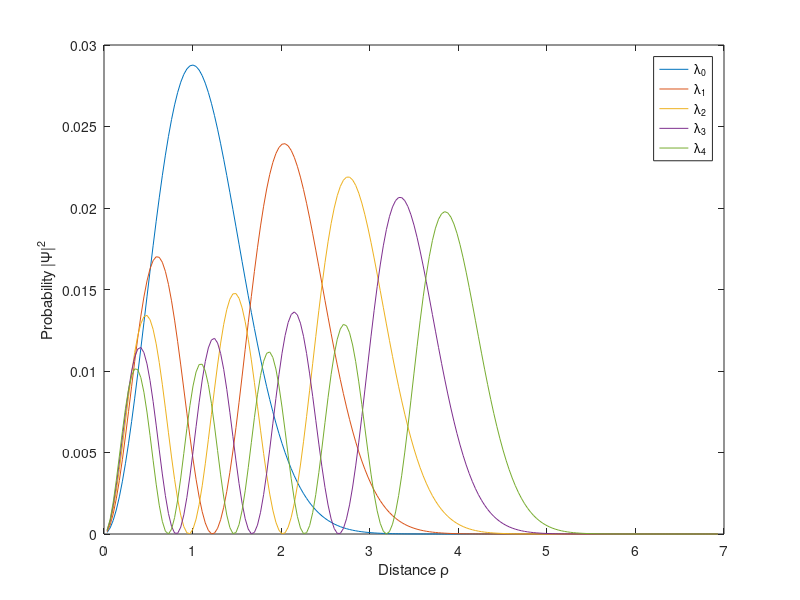

Recreate this plot in MATLAB.
%% Plotting the lowest eigenvaluestates for the single electron case
% rho_max = 7
R1_8 = [0.00968732, 0.0193398, 0.0289226, 0.0384017, 0.0477434, 0.0569147, 0.065884, 0.0746207, 0.0830954, 0.0912806, 0.09915, 0.10668, 0.113847, 0.120632, 0.127017, 0.132985, 0.138524, 0.143621, 0.148268, 0.152458, 0.156187, 0.159453, 0.162255, 0.164597, 0.166483, 0.167919, 0.168913, 0.169477, 0.169622, 0.169362, 0.168712, 0.167687, 0.166306, 0.164588, 0.162551, 0.160215, 0.157602, 0.154732, 0.151627, 0.148308, 0.144798, 0.141116, 0.137286, 0.133327, 0.12926, 0.125105, 0.120881, 0.116606, 0.112299, 0.107976, 0.103654, 0.0993469, 0.0950695, 0.0908346, 0.0866546, 0.0825404, 0.0785022, 0.074549, 0.0706889, 0.066929, 0.0632755, 0.0597336, 0.0563077, 0.0530012, 0.0498168, 0.0467566, 0.0438216, 0.0410124, 0.038329, 0.0357707, 0.0333363, 0.0310241, 0.0288321, 0.0267579, 0.0247985, 0.022951, 0.0212119, 0.0195779, 0.018045, 0.0166096, 0.0152676, 0.0140151, 0.012848, 0.0117623, 0.0107539, 0.00981877, 0.00895301, 0.00815272, 0.00741411, 0.00673348, 0.00610726, 0.00553195, 0.00500425, 0.00452094, 0.00407894, 0.00367534, 0.00330735, 0.00297232, 0.00266775, 0.00239127, 0.00214067, 0.00191384, 0.00170884, 0.00152381, 0.00135707, 0.00120702, 0.00107218, 0.000951173, 0.000842747, 0.00074572, 0.000659017, 0.000581655, 0.000512711, 0.00045137, 0.000396859, 0.000348486, 0.000305619, 0.000267684, 0.000234164, 0.000204578, 0.000178505, 0.000155557, 0.000135387, 0.000117687, 0.000102168, 8.85896e-05, 7.67104e-05, 6.63491e-05, 5.73086e-05, 4.94402e-05, 4.25986e-05, 3.66569e-05, 3.15016e-05, 2.70442e-05, 2.31832e-05, 1.9846e-05, 1.69759e-05, 1.44971e-05, 1.23659e-05, 1.05408e-05, 8.96121e-06, 7.61863e-06, 6.46828e-06, 5.48348e-06, 4.64006e-06, 3.92572e-06, 3.31307e-06, 2.79657e-06, 2.35795e-06, 1.98355e-06, 1.6668e-06, 1.40015e-06, 1.17404e-06, 9.83359e-07, 8.21701e-07, 6.87956e-07, 5.71412e-07, 4.76693e-07, 3.97207e-07, 3.30402e-07, 2.71135e-07, 2.26176e-07, 1.86591e-07, 1.52325e-07, 1.28041e-07, 1.03854e-07, 8.39767e-08, 7.26324e-08, 5.92585e-08, 4.65473e-08, 4.07059e-08, 3.0889e-08, 2.75402e-08, 2.37744e-08, 1.84286e-08, 1.16528e-08, 1.34374e-08, 1.203e-08, 1.08409e-08, 4.23129e-09, 7.01523e-09, 4.65562e-09, 5.32936e-09, 4.51525e-09, 1.31611e-09, 3.19991e-09, 2.69634e-09, 4.62646e-09, -1.83173e-09, 1.46836e-09, 4.12335e-09, 1.72825e-09, 3.589e-10, 2.07612e-09, -6.04041e-10, 3.28826e-09, -3.54209e-10, -6.84834e-10, -1.91369e-10, 1.12667e-09, ];
R2_8= [-0.0118587, -0.0236178, -0.0351785, -0.046444, -0.0573203, -0.067717, -0.0775481, -0.086733, -0.095197, -0.102872, -0.109698, -0.11562, -0.120595, -0.124586, -0.127565, -0.129514, -0.130422, -0.130288, -0.129121, -0.126935, -0.123756, -0.119615, -0.114553, -0.108616, -0.101856, -0.0943313, -0.0861063, -0.0772482, -0.0678283, -0.0579206, -0.0476013, -0.036948, -0.0260387, -0.0149515, -0.00376353, 0.00744939, 0.0186136, 0.0296582, 0.0405153, 0.0511207, 0.0614145, 0.0713411, 0.0808496, 0.0898943, 0.0984344, 0.106435, 0.113866, 0.120702, 0.126925, 0.132521, 0.137481, 0.141802, 0.145484, 0.148532, 0.150957, 0.152771, 0.153993, 0.154642, 0.154742, 0.154318, 0.153398, 0.152012, 0.150192, 0.147969, 0.145376, 0.142448, 0.139217, 0.135717, 0.131982, 0.128044, 0.123935, 0.119685, 0.115324, 0.11088, 0.10638, 0.101849, 0.0973097, 0.0927851, 0.0882949, 0.0838572, 0.0794888, 0.0752045, 0.0710173, 0.0669389, 0.0629791, 0.0591461, 0.055447, 0.0518871, 0.0484706, 0.0452004, 0.0420783, 0.0391051, 0.0362806, 0.0336037, 0.0310725, 0.0286847, 0.026437, 0.0243259, 0.0223472, 0.0204966, 0.0187693, 0.0171603, 0.0156647, 0.014277, 0.012992, 0.0118044, 0.0107089, 0.00970021, 0.00877314, 0.00792266, 0.00714385, 0.00643192, 0.00578229, 0.00519055, 0.00465245, 0.004164, 0.00372135, 0.00332088, 0.00295919, 0.00263306, 0.00233948, 0.00207564, 0.0018389, 0.00162683, 0.00143716, 0.00126779, 0.0011168, 0.000982393, 0.00086294, 0.000756955, 0.000663041, 0.000579973, 0.000506606, 0.000441894, 0.000384917, 0.000334824, 0.000290845, 0.000252292, 0.000218551, 0.000189063, 0.000163327, 0.000140898, 0.000121389, 0.000104436, 8.97301e-05, 7.69871e-05, 6.59682e-05, 5.64456e-05, 4.82367e-05, 4.11607e-05, 3.50839e-05, 2.98576e-05, 2.53763e-05, 2.1538e-05, 1.8256e-05, 1.54591e-05, 1.30667e-05, 1.10361e-05, 9.305e-06, 7.83442e-06, 6.58293e-06, 5.53478e-06, 4.64027e-06, 3.88809e-06, 3.24952e-06, 2.715e-06, 2.26873e-06, 1.89091e-06, 1.57044e-06, 1.30746e-06, 1.0857e-06, 8.99177e-07, 7.43897e-07, 6.13563e-07, 5.10182e-07, 4.15928e-07, 3.43344e-07, 2.81903e-07, 2.3802e-07, 1.89106e-07, 1.52575e-07, 1.30446e-07, 1.06402e-07, 8.29584e-08, 6.87189e-08, 5.94934e-08, 4.58131e-08, 3.58363e-08, 2.847e-08, 2.75612e-08, 2.17843e-08, 1.14367e-08, 1.25591e-08, 1.1819e-08, 7.20725e-09, 6.92279e-09, 1.26025e-09, 5.67738e-09, 3.99474e-09, -2.23216e-09, ];
R3_8= [0.013252, 0.0263289, 0.0390584, 0.0512727, 0.0628112, 0.0735225, 0.0832669, 0.0919177, 0.0993634, 0.105509, 0.110276, 0.113606, 0.11546, 0.115818, 0.114679, 0.112063, 0.108009, 0.102574, 0.0958317, 0.0878744, 0.0788075, 0.0687502, 0.057833, 0.0461963, 0.0339881, 0.0213617, 0.00847404, -0.00451659, -0.0174527, -0.0301795, -0.042547, -0.0544117, -0.0656382, -0.0761012, -0.0856862, -0.0942911, -0.101827, -0.10822, -0.113409, -0.117349, -0.120011, -0.121379, -0.121453, -0.120247, -0.117789, -0.11412, -0.109292, -0.10337, -0.0964256, -0.0885422, -0.0798088, -0.0703209, -0.0601788, -0.0494858, -0.0383475, -0.0268702, -0.0151596, -0.00331982, 0.00854767, 0.0203452, 0.0319797, 0.0433636, 0.0544153, 0.0650599, 0.0752297, 0.0848646, 0.093912, 0.102327, 0.110074, 0.117123, 0.123453, 0.12905, 0.133908, 0.138027, 0.141414, 0.14408, 0.146044, 0.147329, 0.14796, 0.14797, 0.147391, 0.146261, 0.144618, 0.142502, 0.139954, 0.137017, 0.133732, 0.130141, 0.126284, 0.122203, 0.117936, 0.113519, 0.10899, 0.10438, 0.0997228, 0.0950464, 0.0903781, 0.0857428, 0.0811629, 0.0766584, 0.0722472, 0.0679448, 0.0637647, 0.0597182, 0.0558146, 0.0520614, 0.0484644, 0.0450276, 0.0417536, 0.0386437, 0.0356979, 0.0329149, 0.0302928, 0.0278285, 0.0255182, 0.0233577, 0.021342, 0.0194659, 0.0177235, 0.0161091, 0.0146165, 0.0132395, 0.0119718, 0.0108073, 0.0097397, 0.00876296, 0.00787113, 0.00705845, 0.00631934, 0.00564843, 0.00504061, 0.00449096, 0.00399487, 0.00354792, 0.003146, 0.00278523, 0.00246196, 0.00217283, 0.00191468, 0.00168458, 0.00147986, 0.00129804, 0.00113681, 0.000994104, 0.000867993, 0.000756733, 0.000658753, 0.000572596, 0.00049696, 0.000430683, 0.000372687, 0.000322023, 0.000277842, 0.00023937, 0.000205922, 0.000176891, 0.000151731, 0.000129956, 0.000111159, 9.4936e-05, 8.09577e-05, 6.89442e-05, 5.86296e-05, 4.97894e-05, 4.22152e-05, 3.57466e-05, 3.02261e-05, 2.55211e-05, 2.15168e-05, 1.81161e-05, 1.52365e-05, 1.27904e-05, 1.07274e-05, 8.97767e-06, 7.51013e-06, 6.27534e-06, 5.22668e-06, 4.35196e-06, 3.61907e-06, 3.00145e-06, 2.49019e-06, 2.06301e-06, 1.70335e-06, 1.4051e-06, 1.16336e-06, 9.52442e-07, 7.8483e-07, 6.44097e-07, 5.22864e-07, 4.29572e-07, 3.53201e-07, 2.79763e-07, 2.29221e-07, 1.86916e-07, 1.42012e-07, 1.11947e-07, 8.30848e-08, 6.02718e-08, 3.84261e-08, 1.65579e-08, ];
R4_8= [0.0143067, 0.028356, 0.0418948, 0.05468, 0.0664821, 0.0770897, 0.0863135, 0.0939895, 0.0999821, 0.104186, 0.10653, 0.106975, 0.105515, 0.102182, 0.0970388, 0.0901796, 0.0817303, 0.0718436, 0.0606971, 0.0484895, 0.0354369, 0.0217689, 0.00772422, -0.00645364, -0.0205207, -0.0342368, -0.0473699, -0.0597001, -0.071023, -0.0811534, -0.0899281, -0.0972085, -0.102882, -0.106866, -0.109103, -0.10957, -0.108268, -0.105231, -0.100519, -0.0942173, -0.0864371, -0.0773103, -0.0669884, -0.0556391, -0.0434435, -0.0305927, -0.0172845, -0.00372012, 0.00989883, 0.0233739, 0.0365124, 0.0491305, 0.0610557, 0.0721291, 0.0822072, 0.091164, 0.0988919, 0.105303, 0.110329, 0.113922, 0.116057, 0.116724, 0.115937, 0.113727, 0.110141, 0.105243, 0.0991116, 0.0918375, 0.0835225, 0.0742773, 0.0642198, 0.0534729, 0.0421632, 0.0304184, 0.0183662, 0.00613234, -0.00616084, -0.0183958, -0.0304609, -0.0422519, -0.0536721, -0.0646339, -0.0750588, -0.0848782, -0.0940331, -0.102475, -0.110165, -0.117074, -0.123183, -0.128481, -0.132967, -0.136648, -0.139536, -0.141652, -0.143023, -0.143681, -0.143661, -0.143005, -0.141755, -0.139956, -0.137656, -0.134903, -0.131745, -0.128231, -0.124408, -0.120324, -0.116023, -0.111549, -0.106943, -0.102244, -0.0974887, -0.0927103, -0.0879399, -0.0832057, -0.0785329, -0.073944, -0.0694588, -0.0650943, -0.060865, -0.0567828, -0.0528576, -0.0490968, -0.0455059, -0.0420886, -0.0388468, -0.035781, -0.0328902, -0.0301722, -0.027624, -0.0252414, -0.0230195, -0.0209529, -0.0190355, -0.0172611, -0.0156228, -0.0141139, -0.0127273, -0.0114561, -0.0102933, -0.00923195, -0.00826534, -0.0073869, -0.00659028, -0.00586935, -0.00521826, -0.00463145, -0.00410362, -0.0036298, -0.00320528, -0.00282568, -0.00248689, -0.0021851, -0.00191678, -0.00167866, -0.00146772, -0.00128121, -0.0011166, -0.000971573, -0.000844038, -0.000732078, -0.000633962, -0.000548135, -0.000473177, -0.000407836, -0.00035097, -0.000301564, -0.00025871, -0.000221608, -0.000189534, -0.000161857, -0.000138009, -0.000117493, -9.98801e-05, -8.47759e-05, -7.18457e-05, -6.08009e-05, -5.13736e-05, -4.3341e-05, -3.6513e-05, -3.07099e-05, -2.57946e-05, -2.16296e-05, -1.81087e-05, -1.51351e-05, -1.26333e-05, -1.05214e-05, -8.74535e-06, -7.25783e-06, -6.00579e-06, -4.95844e-06, -4.07739e-06, -3.3386e-06, -2.71547e-06, -2.18921e-06, -1.74372e-06, -1.3653e-06, -1.03143e-06, -7.41522e-07, -4.77809e-07, -2.33152e-07, ];
R5_8= [0.0151672, 0.0299885, 0.0441264, 0.0572587, 0.0690868, 0.0793422, 0.0877927, 0.0942478, 0.0985627, 0.100642, 0.100441, 0.0979674, 0.0932806, 0.0864898, 0.0777514, 0.0672655, 0.0552707, 0.0420389, 0.0278681, 0.0130765, -0.00200568, -0.0170434, -0.0317045, -0.0456669, -0.058626, -0.0703013, -0.0804422, -0.0888336, -0.0953, -0.0997092, -0.101974, -0.102056, -0.0999612, -0.0957444, -0.0895042, -0.0813814, -0.0715552, -0.0602388, -0.0476744, -0.0341276, -0.0198814, -0.00523014, 0.00952709, 0.0240925, 0.0381759, 0.0515003, 0.0638077, 0.0748635, 0.0844611, 0.0924255, 0.0986158, 0.102927, 0.105294, 0.105686, 0.104113, 0.10062, 0.0952884, 0.0882304, 0.0795888, 0.0695321, 0.0582511, 0.0459545, 0.0328648, 0.019214, 0.00523856, -0.0088244, -0.0227416, -0.0362875, -0.049248, -0.0614238, -0.0726331, -0.0827144, -0.0915282, -0.0989585, -0.104914, -0.109328, -0.112161, -0.113395, -0.113039, -0.111122, -0.107698, -0.102837, -0.0966284, -0.0891768, -0.0805993, -0.0710239, -0.0605867, -0.0494293, -0.037697, -0.0255359, -0.0130907, -0.000503442, 0.0120892, 0.0245569, 0.0367777, 0.0486386, 0.0600369, 0.070881, 0.0810907, 0.0905976, 0.0993454, 0.10729, 0.114397, 0.120647, 0.126027, 0.130538, 0.134188, 0.136993, 0.13898, 0.140178, 0.140627, 0.140368, 0.139448, 0.137916, 0.135825, 0.133227, 0.130176, 0.126728, 0.122934, 0.118848, 0.114521, 0.11, 0.105332, 0.10056, 0.095726, 0.090866, 0.0860145, 0.0812025, 0.0764577, 0.0718044, 0.0672639, 0.0628544, 0.0585911, 0.0544865, 0.0505505, 0.0467905, 0.0432117, 0.0398172, 0.0366085, 0.033585, 0.030745, 0.0280855, 0.0256024, 0.0232904, 0.0211439, 0.0191564, 0.017321, 0.0156304, 0.0140772, 0.0126537, 0.0113522, 0.0101652, 0.00908513, 0.00810458, 0.00721642, 0.00641375, 0.00568993, 0.00503863, 0.00445384, 0.00392987, 0.00346138, 0.00304336, 0.00267113, 0.00234034, 0.00204696, 0.00178728, 0.00155786, 0.00135558, 0.00117757, 0.00102121, 0.000884129, 0.000764171, 0.000659387, 0.000568027, 0.00048852, 0.000419449, 0.000359548, 0.000307695, 0.000262887, 0.000224232, 0.000190939, 0.000162314, 0.000137747, 0.000116681, 9.86554e-05, 8.32526e-05, 7.01024e-05, 5.88905e-05, 4.93333e-05, 4.12e-05, 3.42704e-05, 2.8359e-05, 2.33097e-05, 1.898e-05, 1.52525e-05, 1.20027e-05, 9.15494e-06, 6.60772e-06, 4.28047e-06, 2.10334e-06, ];
rho_8 = [0, 0.0346535, 0.0693069, 0.10396, 0.138614, 0.173267, 0.207921, 0.242574, 0.277228, 0.311881, 0.346535, 0.381188, 0.415842, 0.450495, 0.485149, 0.519802, 0.554455, 0.589109, 0.623762, 0.658416, 0.693069, 0.727723, 0.762376, 0.79703, 0.831683, 0.866337, 0.90099, 0.935644, 0.970297, 1.00495, 1.0396, 1.07426, 1.10891, 1.14356, 1.17822, 1.21287, 1.24752, 1.28218, 1.31683, 1.35149, 1.38614, 1.42079, 1.45545, 1.4901, 1.52475, 1.55941, 1.59406, 1.62871, 1.66337, 1.69802, 1.73267, 1.76733, 1.80198, 1.83663, 1.87129, 1.90594, 1.94059, 1.97525, 2.0099, 2.04455, 2.07921, 2.11386, 2.14851, 2.18317, 2.21782, 2.25248, 2.28713, 2.32178, 2.35644, 2.39109, 2.42574, 2.4604, 2.49505, 2.5297, 2.56436, 2.59901, 2.63366, 2.66832, 2.70297, 2.73762, 2.77228, 2.80693, 2.84158, 2.87624, 2.91089, 2.94554, 2.9802, 3.01485, 3.0495, 3.08416, 3.11881, 3.15347, 3.18812, 3.22277, 3.25743, 3.29208, 3.32673, 3.36139, 3.39604, 3.43069, 3.46535, 3.5, 3.53465, 3.56931, 3.60396, 3.63861, 3.67327, 3.70792, 3.74257, 3.77723, 3.81188, 3.84653, 3.88119, 3.91584, 3.9505, 3.98515, 4.0198, 4.05446, 4.08911, 4.12376, 4.15842, 4.19307, 4.22772, 4.26238, 4.29703, 4.33168, 4.36634, 4.40099, 4.43564, 4.4703, 4.50495, 4.5396, 4.57426, 4.60891, 4.64356, 4.67822, 4.71287, 4.74752, 4.78218, 4.81683, 4.85149, 4.88614, 4.92079, 4.95545, 4.9901, 5.02475, 5.05941, 5.09406, 5.12871, 5.16337, 5.19802, 5.23267, 5.26733, 5.30198, 5.33663, 5.37129, 5.40594, 5.44059, 5.47525, 5.5099, 5.54455, 5.57921, 5.61386, 5.64851, 5.68317, 5.71782, 5.75248, 5.78713, 5.82178, 5.85644, 5.89109, 5.92574, 5.9604, 5.99505, 6.0297, 6.06436, 6.09901, 6.13366, 6.16832, 6.20297, 6.23762, 6.27228, 6.30693, 6.34158, 6.37624, 6.41089, 6.44554, 6.4802, 6.51485, 6.5495, 6.58416, 6.61881, 6.65347, 6.68812, 6.72277, 6.75743, 6.79208, 6.82673, 6.86139, 6.89604, 6.93069, 6.96535, ];
figure(2)
plot(rho_8(2:201),R1_8.*R1_8)
hold('on')
plot(rho_8(2:201),R2_8.*R2_8)
plot(rho_8(2:201),R3_8.*R3_8)
plot(rho_8(2:201),R4_8.*R4_8)
plot(rho_8(2:201),R5_8.*R5_8)
legend('\lambda_0','\lambda_1','\lambda_2','\lambda_3','\lambda_4')
xlabel('Distance \rho')
ylabel('Probability |\Psi|^2')
